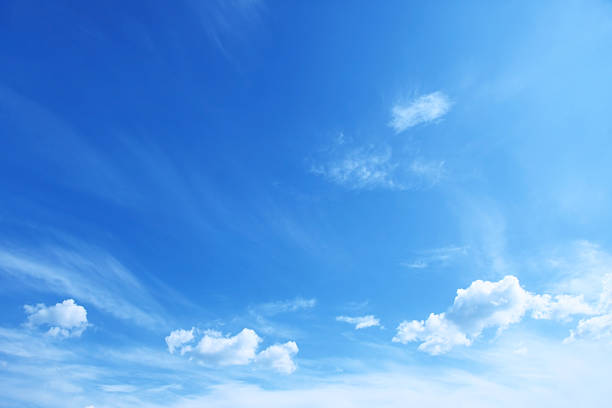
#> input picture pictures/pictures/pic01.jpeg, 612 x 408 px; its folder holds only this picture in this run
$ python run_picture_analysis_4parts.py
#> lines starting #> are read from the running program, lines starting #| are printed output that depends on the picture
import pandas
import os
import glob

import imageio

from sklearn import linear_model
from sklearn.ensemble import RandomForestClassifier

import math
import numpy

import kfold_template

category_dataset = pandas.read_csv("pictures_category.csv")
#> (reads pictures_category.csv from the repository)
# print(category_dataset)


def getrgb(file_path):
#> called with file_path = 'pictures/pictures/pic01.jpeg'
	imimage = imageio.imread(file_path, pilmode="RGB")
#> imimage is the input picture: shape (408, 612, 3); mean R, G, B 92.7, 159.3, 230.1
	imimage = imimage/255

	imimage_top_left = imimage[0:math.ceil(imimage.shape[0]/2),0:math.ceil(imimage.shape[1]/2)]
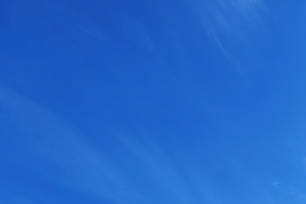
#> imimage_top_left: shape (204, 306, 3) float64; mean R, G, B 0.135, 0.4, 0.79
	imimage_top_right = imimage[0:math.ceil(imimage.shape[0]/2),math.ceil(imimage.shape[1]/2):imimage.shape[1]]
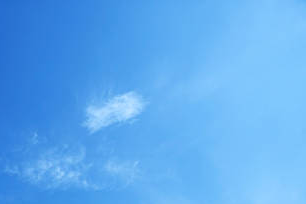
#> imimage_top_right: shape (204, 306, 3) float64; mean R, G, B 0.371, 0.668, 0.939
	imimage_bottom_left = imimage[math.ceil(imimage.shape[0]/2):imimage.shape[0],0:math.ceil(imimage.shape[1]/2)]
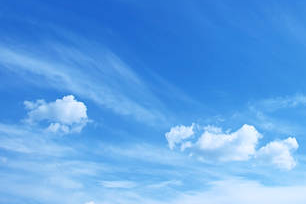
#> imimage_bottom_left: shape (204, 306, 3) float64; mean R, G, B 0.373, 0.636, 0.907
	imimage_bottom_right = imimage[math.ceil(imimage.shape[0]/2):imimage.shape[0],math.ceil(imimage.shape[1]/2):imimage.shape[1]]
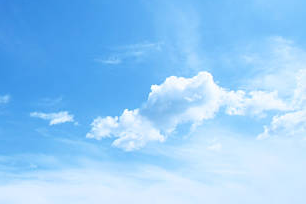
#> imimage_bottom_right: shape (204, 306, 3) float64; mean R, G, B 0.576, 0.794, 0.973

	imimage_top_left = imimage_top_left.sum(axis = 0).sum(axis = 0)/(imimage_top_left.shape[0]*imimage_top_left.shape[1])
#> imimage_top_left = [0.135, 0.4, 0.79]
	imimage_bottom_left = imimage_bottom_left.sum(axis = 0).sum(axis = 0)/(imimage_bottom_left.shape[0]*imimage_bottom_left.shape[1])
#> imimage_bottom_left = [0.373, 0.636, 0.907]
	imimage_top_right = imimage_top_right.sum(axis = 0).sum(axis = 0)/(imimage_top_right.shape[0]*imimage_top_right.shape[1])
#> imimage_top_right = [0.371, 0.668, 0.939]
	imimage_bottom_right = imimage_bottom_right.sum(axis = 0).sum(axis = 0)/(imimage_bottom_right.shape[0]*imimage_bottom_right.shape[1])
#> imimage_bottom_right = [0.576, 0.794, 0.973]


	imimage = numpy.concatenate((imimage_top_left, imimage_top_right, imimage_bottom_left, imimage_bottom_right))
#> imimage = [0.135, 0.4, 0.79, 0.371, 0.668, 0.939, 0.373, 0.636, 0.907, 0.576, 0.794, 0.973]
	return imimage

# print(getrgb("pictures/pic01.jpeg"))


def read_picture_folder(folder_name):
	result = pandas.DataFrame()
	for file_path in glob.glob(folder_name + "/*"):
		image_features = pandas.DataFrame(getrgb(file_path))
#> image_features = table of 12 rows and 1 columns
		image_features = pandas.DataFrame.transpose(image_features)
#> image_features = table of 1 rows and 12 columns
		image_features["filename"] = file_path.replace(folder_name + "/","")
		result = pandas.concat([result, image_features])
#> result = table of 1 rows and 13 columns
	result = result.rename(columns={0: "red", 1:"green", 2:"blue"})
	return result

image_dataset = read_picture_folder("pictures/pictures")
#> image_dataset = table of 1 rows and 13 columns

# print(image_dataset)

dataset = pandas.merge(image_dataset, category_dataset, on="filename")
#> dataset = table of 1 rows and 14 columns

dataset.to_csv("4parts.csv")
